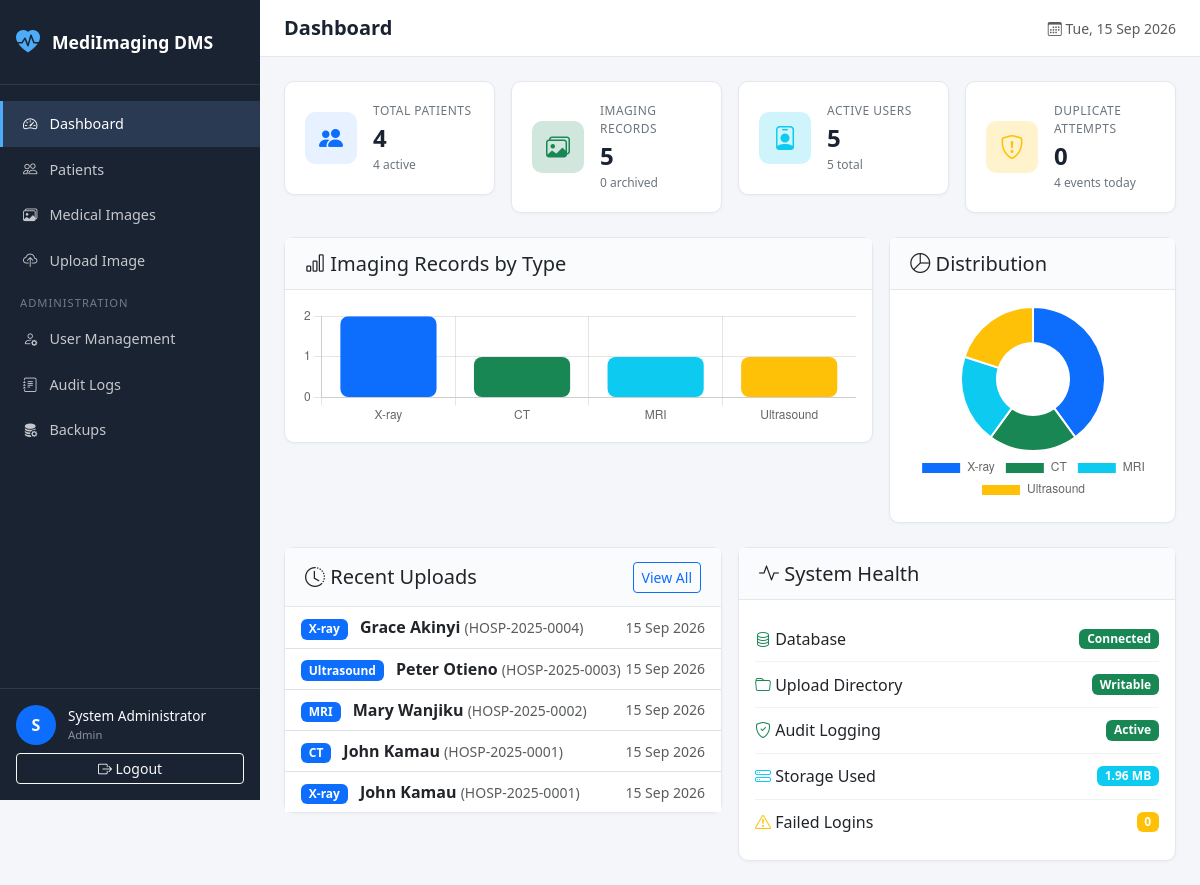
The page / (signed in) on the database its author committed.
### tables this page shows
CREATE TABLE `users` (
  `user_id` INT UNSIGNED NOT NULL AUTO_INCREMENT,
  `full_name` VARCHAR(150) NOT NULL,
  `username` VARCHAR(50) NOT NULL,
  `email` VARCHAR(150) NOT NULL,
  `phone` VARCHAR(20) DEFAULT NULL,
  `password_hash` VARCHAR(255) NOT NULL,
  `role_id` INT UNSIGNED NOT NULL,
  `account_status` ENUM('active','disabled','locked') NOT NULL DEFAULT 'active',
  `failed_login_attempts` TINYINT UNSIGNED NOT NULL DEFAULT 0,
  `last_login` DATETIME DEFAULT NULL,
  `created_at` TIMESTAMP NOT NULL DEFAULT CURRENT_TIMESTAMP,
  `updated_at` TIMESTAMP NOT NULL DEFAULT CURRENT_TIMESTAMP ON UPDATE CURRENT_TIMESTAMP,
  PRIMARY KEY (`user_id`),
  UNIQUE KEY `uk_username` (`username`),
  UNIQUE KEY `uk_email` (`email`),
  KEY `idx_role_id` (`role_id`),
  KEY `idx_account_status` (`account_status`),
  CONSTRAINT `fk_users_role` FOREIGN KEY (`role_id`) 
    REFERENCES `roles` (`role_id`) ON UPDATE CASCADE ON DELETE RESTRICT
);

CREATE TABLE `medical_images` (
  `image_id` INT UNSIGNED NOT NULL AUTO_INCREMENT,
  `patient_id` INT UNSIGNED NOT NULL,
  `imaging_type` ENUM('X-ray','CT','MRI','Ultrasound') NOT NULL,
  `study_date` DATE NOT NULL,
  `body_part` VARCHAR(100) NOT NULL,
  `referring_clinician` VARCHAR(150) DEFAULT NULL,
  `clinical_notes` TEXT DEFAULT NULL,
  `file_name` VARCHAR(255) NOT NULL,
  `original_file_name` VARCHAR(255) NOT NULL,
  `file_path` VARCHAR(500) NOT NULL,
  `file_mime_type` VARCHAR(100) NOT NULL,
  `file_size` INT UNSIGNED NOT NULL,
  `file_hash` CHAR(64) NOT NULL,
  `uploaded_by` INT UNSIGNED NOT NULL,
  `record_status` ENUM('active','archived') NOT NULL DEFAULT 'active',
  `uploaded_at` TIMESTAMP NOT NULL DEFAULT CURRENT_TIMESTAMP,
  `updated_at` TIMESTAMP NOT NULL DEFAULT CURRENT_TIMESTAMP ON UPDATE CURRENT_TIMESTAMP,
  PRIMARY KEY (`image_id`),
  KEY `idx_patient_id` (`patient_id`),
  KEY `idx_file_hash` (`file_hash`),
  KEY `idx_imaging_type` (`imaging_type`),
  KEY `idx_study_date` (`study_date`),
  KEY `idx_uploaded_by` (`uploaded_by`),
  KEY `idx_record_status` (`record_status`),
  KEY `idx_uploaded_at` (`uploaded_at`),
  CONSTRAINT `fk_images_patient` FOREIGN KEY (`patient_id`) 
    REFERENCES `patients` (`patient_id`) ON UPDATE CASCADE ON DELETE RESTRICT,
  CONSTRAINT `fk_images_user` FOREIGN KEY (`uploaded_by`) 
    REFERENCES `users` (`user_id`) ON UPDATE CASCADE ON DELETE RESTRICT
);

CREATE TABLE `patients` (
  `patient_id` INT UNSIGNED NOT NULL AUTO_INCREMENT,
  `hospital_number` VARCHAR(30) NOT NULL,
  `first_name` VARCHAR(80) NOT NULL,
  `middle_name` VARCHAR(80) DEFAULT NULL,
  `last_name` VARCHAR(80) NOT NULL,
  `date_of_birth` DATE NOT NULL,
  `gender` ENUM('Male','Female','Other') NOT NULL,
  `national_id` VARCHAR(30) DEFAULT NULL,
  `phone` VARCHAR(20) DEFAULT NULL,
  `address` VARCHAR(255) DEFAULT NULL,
  `emergency_contact` VARCHAR(150) DEFAULT NULL,
  `record_status` ENUM('active','archived') NOT NULL DEFAULT 'active',
  `registered_by` INT UNSIGNED DEFAULT NULL,
  `created_at` TIMESTAMP NOT NULL DEFAULT CURRENT_TIMESTAMP,
  `updated_at` TIMESTAMP NOT NULL DEFAULT CURRENT_TIMESTAMP ON UPDATE CURRENT_TIMESTAMP,
  PRIMARY KEY (`patient_id`),
  UNIQUE KEY `uk_hospital_number` (`hospital_number`),
  KEY `idx_patient_name` (`last_name`, `first_name`),
  KEY `idx_record_status` (`record_status`),
  KEY `idx_registered_by` (`registered_by`),
  CONSTRAINT `fk_patients_user` FOREIGN KEY (`registered_by`) 
    REFERENCES `users` (`user_id`) ON UPDATE CASCADE ON DELETE SET NULL
);

### views/dashboard/index.php (the view, shortened to what the rows shown need)
<?php
require APP_ROOT . '/views/layouts/main.php';
?>
<div class="row g-3 mb-4">
    <div class="col-md-3">
        <div class="stat-card stat-card-primary">
            <div class="stat-icon"><i class="bi bi-people-fill"></i></div>
            <div class="stat-content">
                <span class="stat-label">Total Patients</span>
                <span class="stat-value"><?= number_format($patientStats['total'] ?? 0) ?></span>
                <span class="stat-sub"><?= $patientStats['active'] ?? 0 ?> active</span>
            </div>
        </div>
    </div>
    <div class="col-md-3">
        <div class="stat-card stat-card-success">
            <div class="stat-icon"><i class="bi bi-images"></i></div>
            <div class="stat-content">
                <span class="stat-label">Imaging Records</span>
                <span class="stat-value"><?= number_format($imageStats['total'] ?? 0) ?></span>
                <span class="stat-sub"><?= $imageStats['archived'] ?? 0 ?> archived</span>
            </div>
        </div>
    </div>
    <div class="col-md-3">
        <div class="stat-card stat-card-info">
            <div class="stat-icon"><i class="bi bi-person-badge"></i></div>
            <div class="stat-content">
                <span class="stat-label">Active Users</span>
                <span class="stat-value"><?= number_format($userStats['active'] ?? 0) ?></span>
                <span class="stat-sub"><?= $userStats['total'] ?? 0 ?> total</span>
            </div>
        </div>
    </div>
    <div class="col-md-3">
        <div class="stat-card stat-card-warning">
            <div class="stat-icon"><i class="bi bi-shield-exclamation"></i></div>
            <div class="stat-content">
                <span class="stat-label">Duplicate Attempts</span>
                <span class="stat-value"><?= number_format($auditStats['duplicate_attempts'] ?? 0) ?></span>
                <span class="stat-sub"><?= $auditStats['today_events'] ?? 0 ?> events today</span>
            </div>
        </div>
    </div>
</div>
<div class="row g-3 mb-4">
    <div class="col-md-8">
        <div class="card">
            <div class="card-header">
                <h5 class="mb-0"><i class="bi bi-bar-chart"></i> Imaging Records by Type</h5>
            </div>
            <div class="card-body">
                <canvas id="imagingChart" height="120"></canvas>
            </div>
        </div>
    </div>
    <div class="col-md-4">
        <div class="card h-100">
            <div class="card-header">
                <h5 class="mb-0"><i class="bi bi-pie-chart"></i> Distribution</h5>
            </div>
            <div class="card-body d-flex align-items-center justify-content-center">
                <canvas id="imagingPie" height="200"></canvas>
            </div>
        </div>
    </div>
</div>
<div class="row g-3">
    <div class="col-md-6">
        <div class="card">
            <div class="card-header d-flex justify-content-between align-items-center">
                <h5 class="mb-0"><i class="bi bi-clock-history"></i> Recent Uploads</h5>
                <a href="<?= BASE_URL ?>/index.php?page=imaging" class="btn btn-sm btn-outline-primary">View All</a>
            </div>
            <div class="card-body p-0">
                <?php if (empty($recentUploads)): ?>
                    <div class="empty-state">
                        <i class="bi bi-inbox"></i>
                        <p>No recent uploads</p>
                    </div>
                <?php else: ?>
                    <div class="list-group list-group-flush">
                        <?php foreach ($recentUploads as $img): ?>
                            <a href="<?= BASE_URL ?>/index.php?page=imaging&action=view&id=<?= $img['image_id'] ?>"
                               class="list-group-item list-group-item-action">
                                <div class="d-flex justify-content-between align-items-center">
                                    <div>
                                        <span class="badge bg-primary me-2"><?= htmlspecialchars($img['imaging_type']) ?></span>
                                        <strong><?= htmlspecialchars($img['patient_name']) ?></strong>
                                        <span class="text-muted small">(<?= htmlspecialchars($img['hospital_number']) ?>)</span>
                                    </div>
                                    <small class="text-muted"><?= date('d M Y', strtotime($img['uploaded_at'])) ?></small>
                                </div>
                            </a>
                        <?php endforeach; ?>
                    </div>
                <?php endif; ?>
            </div>
        </div>
    </div>
    <div class="col-md-6">
        <div class="card">
            <div class="card-header">
                <h5 class="mb-0"><i class="bi bi-activity"></i> System Health</h5>
            </div>
            <div class="card-body">
                <div class="health-item">
                    <span><i class="bi bi-database text-success"></i> Database</span>
                    <span class="badge bg-success">Connected</span>
                </div>
                <div class="health-item">
                    <span><i class="bi bi-folder text-success"></i> Upload Directory</span>
                    <span class="badge bg-success"><?= is_writable(UPLOAD_DIR) ? 'Writable' : 'Check Permissions' ?></span>
                </div>
                <div class="health-item">
                    <span><i class="bi bi-shield-check text-success"></i> Audit Logging</span>
                    <span class="badge bg-success">Active</span>
                </div>
                <div class="health-item">
                    <span><i class="bi bi-hdd-stack text-info"></i> Storage Used</span>
                    <span class="badge bg-info"><?= number_format(($imageStats['total_size'] ?? 0) / 1024 / 1024, 2) ?> MB</span>
                </div>
                <div class="health-item">
                    <span><i class="bi bi-exclamation-triangle text-warning"></i> Failed Logins</span>
                    <span class="badge bg-warning"><?= $auditStats['failed_logins'] ?? 0 ?></span>
                </div>
            </div>
        </div>
    </div>
</div>
<script>
const chartData = <?= json_encode($chartData) ?>;
new Chart(document.getElementById('imagingChart'), {
    type: 'bar',
    data: {
        labels: chartData.labels,
        datasets: [{
            label: 'Number of Records',
            data: chartData.values,
            backgroundColor: ['#0d6efd', '#198754', '#0dcaf0', '#ffc107'],
            borderRadius: 8,
            borderSkipped: false
        }]
    },
    options: {
        responsive: true,
        maintainAspectRatio: false,
        plugins: { legend: { display: false } },
        scales: {
            y: { beginAtZero: true, ticks: { stepSize: 1 } }
        }
    }
});
new Chart(document.getElementById('imagingPie'), {
    type: 'doughnut',
    data: {
        labels: chartData.labels,
        datasets: [{
            data: chartData.values,
            backgroundColor: ['#0d6efd', '#198754', '#0dcaf0', '#ffc107']
        }]
    },
    options: {
        responsive: true,
        maintainAspectRatio: false,
        plugins: {
            legend: { position: 'bottom' }
        }
    }
});
</script>
<?php require APP_ROOT . '/views/layouts/footer.php'; ?>

### views/layouts/sidebar.php (shortened to what the rows shown need)
<aside class="sidebar" id="sidebar">
    <div class="sidebar-brand">
        <i class="bi bi-heart-pulse-fill"></i>
        <span><?= APP_NAME ?></span>
    </div>
    <nav class="sidebar-nav">
        <a href="<?= BASE_URL ?>/index.php?page=dashboard"
           class="nav-link <?= ($currentPage ?? '') === 'dashboard' ? 'active' : '' ?>">
            <i class="bi bi-speedometer2"></i>
            <span>Dashboard</span>
        </a>
        <?php if (Auth::hasPermission('view_patient')): ?>
        <a href="<?= BASE_URL ?>/index.php?page=patients"
           class="nav-link <?= ($currentPage ?? '') === 'patients' ? 'active' : '' ?>">
            <i class="bi bi-people"></i>
            <span>Patients</span>
        </a>
        <?php endif; ?>
        <?php if (Auth::hasPermission('view_image')): ?>
        <a href="<?= BASE_URL ?>/index.php?page=imaging"
           class="nav-link <?= ($currentPage ?? '') === 'imaging' ? 'active' : '' ?>">
            <i class="bi bi-images"></i>
            <span>Medical Images</span>
        </a>
        <?php endif; ?>
        <?php if (Auth::hasPermission('upload_image')): ?>
        <a href="<?= BASE_URL ?>/index.php?page=imaging&action=upload"
           class="nav-link <?= ($currentPage ?? '') === 'imaging' && ($currentAction ?? '') === 'upload' ? 'active' : '' ?>">
            <i class="bi bi-cloud-upload"></i>
            <span>Upload Image</span>
        </a>
        <?php endif; ?>
        <?php if (Auth::isRole(ROLE_ADMIN)): ?>
        <div class="sidebar-divider">Administration</div>
        <a href="<?= BASE_URL ?>/index.php?page=users"
           class="nav-link <?= ($currentPage ?? '') === 'users' ? 'active' : '' ?>">
            <i class="bi bi-person-gear"></i>
            <span>User Management</span>
        </a>
        <a href="<?= BASE_URL ?>/index.php?page=audit"
           class="nav-link <?= ($currentPage ?? '') === 'audit' ? 'active' : '' ?>">
            <i class="bi bi-journal-text"></i>
            <span>Audit Logs</span>
        </a>
        <a href="<?= BASE_URL ?>/index.php?page=backups"
           class="nav-link <?= ($currentPage ?? '') === 'backups' ? 'active' : '' ?>">
            <i class="bi bi-database-fill-gear"></i>
            <span>Backups</span>
        </a>
        <?php endif; ?>
    </nav>
    <div class="sidebar-footer">
        <div class="user-info">
            <div class="user-avatar">
                <?= strtoupper(substr(Auth::user()['full_name'] ?? 'U', 0, 1)) ?>
            </div>
            <div class="user-details">
                <span class="user-name"><?= htmlspecialchars(Auth::user()['full_name'] ?? 'User') ?></span>
                <span class="user-role"><?= htmlspecialchars(ucfirst(str_replace('_', ' ', Auth::role() ?? ''))) ?></span>
            </div>
        </div>
        <a href="<?= BASE_URL ?>/logout.php" class="btn btn-outline-light btn-sm w-100 mt-2">
            <i class="bi bi-box-arrow-right"></i> Logout
        </a>
    </div>
</aside>

### rows shown on the page
users: full_name "S", full_name "System Administrator"
medical_images: imaging_type "X-ray", patient_name "Grace Akinyi", patient.hospital_number "HOSP-2025-0004", uploaded_at "15 Sep 2026"
medical_images: imaging_type "Ultrasound", patient_name "Peter Otieno", patient.hospital_number "HOSP-2025-0003", uploaded_at "15 Sep 2026"
medical_images: imaging_type "MRI", patient_name "Mary Wanjiku", patient.hospital_number "HOSP-2025-0002", uploaded_at "15 Sep 2026"
medical_images: imaging_type "CT", patient_name "John Kamau", patient.hospital_number "HOSP-2025-0001", uploaded_at "15 Sep 2026"
medical_images: imaging_type "X-ray", patient_name "John Kamau", patient.hospital_number "HOSP-2025-0001", uploaded_at "15 Sep 2026"

### other values the page prints
APP_NAME "MediImaging DMS"
str_replace('_', ' ', Auth::role() ?? '') "Admin"
$pageTitle "Dashboard"
$patientStats['total'] "4"
$patientStats['active'] "4"
$imageStats['total'] "5"
$imageStats['archived'] "0"
$userStats['active'] "5"
$userStats['total'] "5"
$auditStats['duplicate_attempts'] "0"
$auditStats['today_events'] "4"
$auditStats['failed_logins'] "0"
chart data {{ json_encode($chartData) }} {"labels":["X-ray","CT","MRI","Ultrasound"],"values":[2,1,1,1]}
